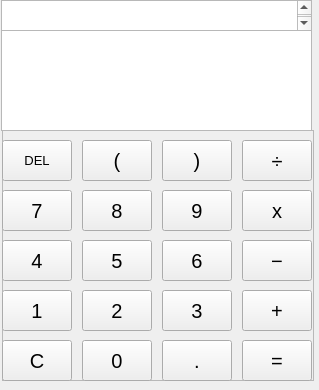
<?xml version="1.0" encoding="UTF-8"?>
<ui version="4.0">
 <class>MainWindow</class>
 <widget class="QMainWindow" name="MainWindow">
  <property name="geometry">
   <rect>
    <x>0</x>
    <y>0</y>
    <width>319</width>
    <height>390</height>
   </rect>
  </property>
  <property name="windowTitle">
   <string>MainWindow</string>
  </property>
  <widget class="QWidget" name="centralwidget">
   <widget class="QFrame" name="frame">
    <property name="geometry">
     <rect>
      <x>2</x>
      <y>130</y>
      <width>312</width>
      <height>251</height>
     </rect>
    </property>
    <property name="frameShape">
     <enum>QFrame::StyledPanel</enum>
    </property>
    <property name="frameShadow">
     <enum>QFrame::Raised</enum>
    </property>
    <widget class="QPushButton" name="botton_del">
     <property name="geometry">
      <rect>
       <x>240</x>
       <y>10</y>
       <width>70</width>
       <height>41</height>
      </rect>
     </property>
     <property name="font">
      <font>
       <pointsize>15</pointsize>
      </font>
     </property>
     <property name="text">
      <string>÷</string>
     </property>
    </widget>
    <widget class="QPushButton" name="push7">
     <property name="geometry">
      <rect>
       <x>0</x>
       <y>60</y>
       <width>70</width>
       <height>41</height>
      </rect>
     </property>
     <property name="font">
      <font>
       <pointsize>15</pointsize>
      </font>
     </property>
     <property name="text">
      <string>7</string>
     </property>
    </widget>
    <widget class="QPushButton" name="push3">
     <property name="geometry">
      <rect>
       <x>160</x>
       <y>160</y>
       <width>70</width>
       <height>41</height>
      </rect>
     </property>
     <property name="font">
      <font>
       <pointsize>15</pointsize>
       <italic>false</italic>
      </font>
     </property>
     <property name="text">
      <string>3</string>
     </property>
    </widget>
    <widget class="QPushButton" name="push_step">
     <property name="geometry">
      <rect>
       <x>160</x>
       <y>210</y>
       <width>70</width>
       <height>41</height>
      </rect>
     </property>
     <property name="font">
      <font>
       <pointsize>15</pointsize>
      </font>
     </property>
     <property name="text">
      <string>.</string>
     </property>
    </widget>
    <widget class="QPushButton" name="botton_minus">
     <property name="geometry">
      <rect>
       <x>240</x>
       <y>110</y>
       <width>70</width>
       <height>41</height>
      </rect>
     </property>
     <property name="font">
      <font>
       <pointsize>15</pointsize>
       <bold>false</bold>
      </font>
     </property>
     <property name="text">
      <string>−</string>
     </property>
    </widget>
    <widget class="QPushButton" name="botton_proiz">
     <property name="geometry">
      <rect>
       <x>240</x>
       <y>60</y>
       <width>70</width>
       <height>41</height>
      </rect>
     </property>
     <property name="font">
      <font>
       <pointsize>15</pointsize>
      </font>
     </property>
     <property name="text">
      <string>x</string>
     </property>
    </widget>
    <widget class="QPushButton" name="back">
     <property name="geometry">
      <rect>
       <x>0</x>
       <y>10</y>
       <width>70</width>
       <height>41</height>
      </rect>
     </property>
     <property name="font">
      <font>
       <pointsize>10</pointsize>
      </font>
     </property>
     <property name="text">
      <string>DEL</string>
     </property>
     <property name="autoDefault">
      <bool>false</bool>
     </property>
     <property name="default">
      <bool>false</bool>
     </property>
     <property name="flat">
      <bool>false</bool>
     </property>
    </widget>
    <widget class="QPushButton" name="botton_equiv">
     <property name="geometry">
      <rect>
       <x>240</x>
       <y>210</y>
       <width>70</width>
       <height>41</height>
      </rect>
     </property>
     <property name="font">
      <font>
       <pointsize>15</pointsize>
      </font>
     </property>
     <property name="text">
      <string>=</string>
     </property>
    </widget>
    <widget class="QPushButton" name="push2">
     <property name="geometry">
      <rect>
       <x>80</x>
       <y>160</y>
       <width>70</width>
       <height>41</height>
      </rect>
     </property>
     <property name="font">
      <font>
       <pointsize>15</pointsize>
      </font>
     </property>
     <property name="text">
      <string>2</string>
     </property>
    </widget>
    <widget class="QPushButton" name="push_C">
     <property name="geometry">
      <rect>
       <x>0</x>
       <y>210</y>
       <width>70</width>
       <height>41</height>
      </rect>
     </property>
     <property name="font">
      <font>
       <pointsize>15</pointsize>
      </font>
     </property>
     <property name="text">
      <string>C</string>
     </property>
    </widget>
    <widget class="QPushButton" name="push8">
     <property name="geometry">
      <rect>
       <x>80</x>
       <y>60</y>
       <width>70</width>
       <height>41</height>
      </rect>
     </property>
     <property name="font">
      <font>
       <pointsize>15</pointsize>
      </font>
     </property>
     <property name="text">
      <string>8</string>
     </property>
    </widget>
    <widget class="QPushButton" name="push4">
     <property name="geometry">
      <rect>
       <x>0</x>
       <y>110</y>
       <width>70</width>
       <height>41</height>
      </rect>
     </property>
     <property name="font">
      <font>
       <pointsize>15</pointsize>
      </font>
     </property>
     <property name="text">
      <string>4</string>
     </property>
    </widget>
    <widget class="QPushButton" name="push9">
     <property name="geometry">
      <rect>
       <x>160</x>
       <y>60</y>
       <width>70</width>
       <height>41</height>
      </rect>
     </property>
     <property name="font">
      <font>
       <pointsize>15</pointsize>
      </font>
     </property>
     <property name="text">
      <string>9</string>
     </property>
    </widget>
    <widget class="QPushButton" name="push0">
     <property name="geometry">
      <rect>
       <x>80</x>
       <y>210</y>
       <width>70</width>
       <height>41</height>
      </rect>
     </property>
     <property name="font">
      <font>
       <pointsize>15</pointsize>
      </font>
     </property>
     <property name="text">
      <string>0</string>
     </property>
    </widget>
    <widget class="QPushButton" name="push6">
     <property name="geometry">
      <rect>
       <x>160</x>
       <y>110</y>
       <width>70</width>
       <height>41</height>
      </rect>
     </property>
     <property name="font">
      <font>
       <pointsize>15</pointsize>
      </font>
     </property>
     <property name="text">
      <string>6</string>
     </property>
    </widget>
    <widget class="QPushButton" name="botton_plus">
     <property name="geometry">
      <rect>
       <x>240</x>
       <y>160</y>
       <width>70</width>
       <height>41</height>
      </rect>
     </property>
     <property name="font">
      <font>
       <pointsize>15</pointsize>
      </font>
     </property>
     <property name="text">
      <string>+</string>
     </property>
    </widget>
    <widget class="QPushButton" name="push1">
     <property name="geometry">
      <rect>
       <x>0</x>
       <y>160</y>
       <width>70</width>
       <height>41</height>
      </rect>
     </property>
     <property name="font">
      <font>
       <pointsize>15</pointsize>
      </font>
     </property>
     <property name="text">
      <string>1</string>
     </property>
    </widget>
    <widget class="QPushButton" name="skobka2">
     <property name="geometry">
      <rect>
       <x>160</x>
       <y>10</y>
       <width>70</width>
       <height>41</height>
      </rect>
     </property>
     <property name="font">
      <font>
       <pointsize>15</pointsize>
      </font>
     </property>
     <property name="text">
      <string>)</string>
     </property>
    </widget>
    <widget class="QPushButton" name="skobka1">
     <property name="geometry">
      <rect>
       <x>80</x>
       <y>10</y>
       <width>70</width>
       <height>41</height>
      </rect>
     </property>
     <property name="font">
      <font>
       <pointsize>15</pointsize>
      </font>
     </property>
     <property name="text">
      <string>(</string>
     </property>
    </widget>
    <widget class="QPushButton" name="push5">
     <property name="geometry">
      <rect>
       <x>80</x>
       <y>110</y>
       <width>70</width>
       <height>41</height>
      </rect>
     </property>
     <property name="font">
      <font>
       <pointsize>15</pointsize>
      </font>
     </property>
     <property name="text">
      <string>5</string>
     </property>
    </widget>
   </widget>
   <widget class="QTextEdit" name="textEdit">
    <property name="geometry">
     <rect>
      <x>1</x>
      <y>0</y>
      <width>311</width>
      <height>31</height>
     </rect>
    </property>
    <property name="font">
     <font>
      <pointsize>16</pointsize>
     </font>
    </property>
    <property name="styleSheet">
     <string notr="true"/>
    </property>
    <property name="html">
     <string>&lt;!DOCTYPE HTML PUBLIC &quot;-//W3C//DTD HTML 4.0//EN&quot; &quot;http://www.w3.org/TR/REC-html40/strict.dtd&quot;&gt;
&lt;html&gt;&lt;head&gt;&lt;meta name=&quot;qrichtext&quot; content=&quot;1&quot; /&gt;&lt;meta charset=&quot;utf-8&quot; /&gt;&lt;style type=&quot;text/css&quot;&gt;
p, li { white-space: pre-wrap; }
&lt;/style&gt;&lt;/head&gt;&lt;body style=&quot; font-family:'Segoe UI'; font-size:16pt; font-weight:400; font-style:normal;&quot;&gt;
&lt;p style=&quot;-qt-paragraph-type:empty; margin-top:0px; margin-bottom:0px; margin-left:0px; margin-right:0px; -qt-block-indent:0; text-indent:0px; font-family:'Century';&quot;&gt;&lt;br /&gt;&lt;/p&gt;&lt;/body&gt;&lt;/html&gt;</string>
    </property>
   </widget>
   <widget class="QTextEdit" name="textEdit_2">
    <property name="geometry">
     <rect>
      <x>1</x>
      <y>30</y>
      <width>311</width>
      <height>101</height>
     </rect>
    </property>
    <property name="font">
     <font>
      <pointsize>16</pointsize>
     </font>
    </property>
    <property name="styleSheet">
     <string notr="true"/>
    </property>
    <property name="html">
     <string>&lt;!DOCTYPE HTML PUBLIC &quot;-//W3C//DTD HTML 4.0//EN&quot; &quot;http://www.w3.org/TR/REC-html40/strict.dtd&quot;&gt;
&lt;html&gt;&lt;head&gt;&lt;meta name=&quot;qrichtext&quot; content=&quot;1&quot; /&gt;&lt;meta charset=&quot;utf-8&quot; /&gt;&lt;style type=&quot;text/css&quot;&gt;
p, li { white-space: pre-wrap; }
&lt;/style&gt;&lt;/head&gt;&lt;body style=&quot; font-family:'Segoe UI'; font-size:16pt; font-weight:400; font-style:normal;&quot;&gt;
&lt;p style=&quot;-qt-paragraph-type:empty; margin-top:0px; margin-bottom:0px; margin-left:0px; margin-right:0px; -qt-block-indent:0; text-indent:0px; font-family:'Century';&quot;&gt;&lt;br /&gt;&lt;/p&gt;&lt;/body&gt;&lt;/html&gt;</string>
    </property>
   </widget>
  </widget>
 </widget>
 <resources/>
 <connections/>
</ui>
